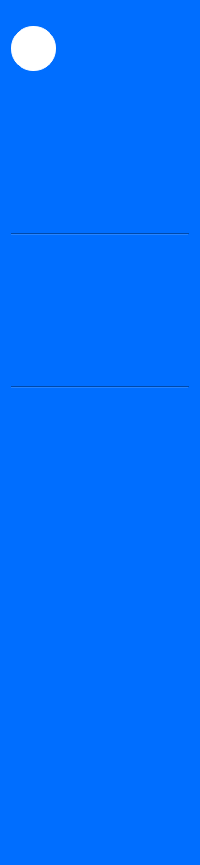
     <widget class="QWidget" name="icon_only_widget" native="true">
      <property name="font">
       <font>
        <family>Sans Serif</family>
       </font>
      </property>
      <property name="focusPolicy">
       <enum>Qt::NoFocus</enum>
      </property>
      <property name="styleSheet">
       <string notr="true">QWidget{
	background-color:#006EFF;
}

QPushButton{
	color:white;
	height:30px;
	border:none;
	border-radius:10px;
}
QPushButton:checked{
	background-color:#f5fafe;
	color:#006EFF;

}</string>
      </property>
      <layout class="QVBoxLayout" name="verticalLayout_3">
       <item>
        <spacer name="verticalSpacer_4">
         <property name="font">
          <font>
           <family>Sans Serif</family>
          </font>
         </property>
         <property name="focusPolicy">
          <enum>Qt::NoFocus</enum>
         </property>
         <property name="orientation">
          <enum>Qt::Vertical</enum>
         </property>
         <property name="sizeType">
          <enum>QSizePolicy::Fixed</enum>
         </property>
         <property name="sizeHint" stdset="0">
          <size>
           <width>20</width>
           <height>15</height>
          </size>
         </property>
        </spacer>
       </item>
       <item>
        <widget class="QLabel" name="label_menu_1">
         <property name="minimumSize">
          <size>
           <width>45</width>
           <height>45</height>
          </size>
         </property>
         <property name="maximumSize">
          <size>
           <width>45</width>
           <height>45</height>
          </size>
         </property>
         <property name="font">
          <font>
           <family>Sans Serif</family>
           <pointsize>14</pointsize>
           <weight>75</weight>
           <bold>true</bold>
          </font>
         </property>
         <property name="focusPolicy">
          <enum>Qt::NoFocus</enum>
         </property>
         <property name="styleSheet">
          <string notr="true">background-color:rgb(255, 255, 255);
border: 1px solid white;
border-radius:22px;
padding:5px;
padding-right:8px</string>
         </property>
         <property name="text">
          <string/>
         </property>
         <property name="pixmap">
          <pixmap resource="resources.qrc">:/icons/favicon.png</pixmap>
         </property>
         <property name="scaledContents">
          <bool>true</bool>
         </property>
         <property name="alignment">
          <set>Qt::AlignCenter</set>
         </property>
         <property name="openExternalLinks">
          <bool>false</bool>
         </property>
        </widget>
       </item>
       <item>
        <layout class="QVBoxLayout" name="verticalLayout">
         <property name="spacing">
          <number>15</number>
         </property>
         <property name="topMargin">
          <number>21</number>
         </property>
         <item>
          <widget class="QPushButton" name="button_sale_1">
           <property name="font">
            <font>
             <family>Sans Serif</family>
             <pointsize>10</pointsize>
            </font>
           </property>
           <property name="cursor">
            <cursorShape>PointingHandCursor</cursorShape>
           </property>
           <property name="focusPolicy">
            <enum>Qt::NoFocus</enum>
           </property>
           <property name="toolTip">
            <string>Alt+1</string>
           </property>
           <property name="text">
            <string/>
           </property>
           <property name="icon">
            <iconset resource="resources.qrc">
             <normaloff>:/icons/cassa.png</normaloff>
             <normalon>:/icons/cassa_blue.png</normalon>:/icons/cassa.png</iconset>
           </property>
           <property name="iconSize">
            <size>
             <width>20</width>
             <height>20</height>
            </size>
           </property>
           <property name="shortcut">
            <string>Alt+1</string>
           </property>
           <property name="checkable">
            <bool>true</bool>
           </property>
           <property name="autoExclusive">
            <bool>true</bool>
           </property>
          </widget>
         </item>
         <item>
          <widget class="QPushButton" name="button_product_1">
           <property name="font">
            <font>
             <family>Sans Serif</family>
             <pointsize>10</pointsize>
            </font>
           </property>
           <property name="cursor">
            <cursorShape>PointingHandCursor</cursorShape>
           </property>
           <property name="focusPolicy">
            <enum>Qt::NoFocus</enum>
           </property>
           <property name="toolTip">
            <string>Alt+2</string>
           </property>
           <property name="text">
            <string/>
           </property>
           <property name="icon">
            <iconset resource="resources.qrc">
             <normaloff>:/icons/products.png</normaloff>
             <normalon>:/icons/products_blue.png</normalon>:/icons/products.png</iconset>
           </property>
           <property name="iconSize">
            <size>
             <width>20</width>
             <height>20</height>
            </size>
           </property>
           <property name="shortcut">
            <string>Alt+2</string>
           </property>
           <property name="checkable">
            <bool>true</bool>
           </property>
           <property name="autoExclusive">
            <bool>true</bool>
           </property>
          </widget>
         </item>
         <item>
          <widget class="QPushButton" name="button_stakeholder_1">
           <property name="font">
            <font>
             <family>Sans Serif</family>
             <pointsize>10</pointsize>
            </font>
           </property>
           <property name="cursor">
            <cursorShape>PointingHandCursor</cursorShape>
           </property>
           <property name="focusPolicy">
            <enum>Qt::NoFocus</enum>
           </property>
           <property name="toolTip">
            <string>Alt+3</string>
           </property>
           <property name="text">
            <string/>
           </property>
           <property name="icon">
            <iconset resource="resources.qrc">
             <normaloff>:/icons/customer.png</normaloff>
             <normalon>:/icons/customer_blue.png</normalon>:/icons/customer.png</iconset>
           </property>
           <property name="iconSize">
            <size>
             <width>20</width>
             <height>20</height>
            </size>
           </property>
           <property name="shortcut">
            <string>Alt+3</string>
           </property>
           <property name="checkable">
            <bool>true</bool>
           </property>
           <property name="autoExclusive">
            <bool>true</bool>
           </property>
          </widget>
         </item>
         <item>
          <widget class="Line" name="line_12">
           <property name="focusPolicy">
            <enum>Qt::NoFocus</enum>
           </property>
           <property name="orientation">
            <enum>Qt::Horizontal</enum>
           </property>
          </widget>
         </item>
         <item>
          <widget class="QPushButton" name="button_document_1">
           <property name="font">
            <font>
             <family>Sans Serif</family>
             <pointsize>10</pointsize>
            </font>
           </property>
           <property name="cursor">
            <cursorShape>PointingHandCursor</cursorShape>
           </property>
           <property name="focusPolicy">
            <enum>Qt::NoFocus</enum>
           </property>
           <property name="toolTip">
            <string>Alt+4</string>
           </property>
           <property name="text">
            <string/>
           </property>
           <property name="icon">
            <iconset resource="resources.qrc">
             <normaloff>:/icons/document.png</normaloff>
             <normalon>:/icons/document_blue.png</normalon>:/icons/document.png</iconset>
           </property>
           <property name="iconSize">
            <size>
             <width>20</width>
             <height>20</height>
            </size>
           </property>
           <property name="shortcut">
            <string>Alt+4</string>
           </property>
           <property name="checkable">
            <bool>true</bool>
           </property>
           <property name="autoExclusive">
            <bool>true</bool>
           </property>
          </widget>
         </item>
         <item>
          <widget class="QPushButton" name="button_movement_1">
           <property name="font">
            <font>
             <family>Sans Serif</family>
             <pointsize>10</pointsize>
            </font>
           </property>
           <property name="cursor">
            <cursorShape>PointingHandCursor</cursorShape>
           </property>
           <property name="focusPolicy">
            <enum>Qt::NoFocus</enum>
           </property>
           <property name="toolTip">
            <string>Alt+5</string>
           </property>
           <property name="text">
            <string/>
           </property>
           <property name="icon">
            <iconset resource="resources.qrc">
             <normaloff>:/icons/credit-card_white.png</normaloff>
             <normalon>:/icons/credit-card.png</normalon>:/icons/credit-card_white.png</iconset>
           </property>
           <property name="iconSize">
            <size>
             <width>20</width>
             <height>20</height>
            </size>
           </property>
           <property name="shortcut">
            <string>Alt+5</string>
           </property>
           <property name="checkable">
            <bool>true</bool>
           </property>
           <property name="autoExclusive">
            <bool>true</bool>
           </property>
          </widget>
         </item>
         <item>
          <widget class="QPushButton" name="button_cash_register_1">
           <property name="font">
            <font>
             <family>Sans Serif</family>
             <pointsize>10</pointsize>
            </font>
           </property>
           <property name="cursor">
            <cursorShape>PointingHandCursor</cursorShape>
           </property>
           <property name="focusPolicy">
            <enum>Qt::NoFocus</enum>
           </property>
           <property name="toolTip">
            <string>Alt+6</string>
           </property>
           <property name="text">
            <string/>
           </property>
           <property name="icon">
            <iconset resource="resources.qrc">
             <normaloff>:/icons/cash-machine.png</normaloff>
             <normalon>:/icons/cash-machine_blue.png</normalon>:/icons/cash-machine.png</iconset>
           </property>
           <property name="iconSize">
            <size>
             <width>20</width>
             <height>20</height>
            </size>
           </property>
           <property name="shortcut">
            <string>Alt+6</string>
           </property>
           <property name="checkable">
            <bool>true</bool>
           </property>
           <property name="autoExclusive">
            <bool>true</bool>
           </property>
          </widget>
         </item>
         <item>
          <widget class="Line" name="line_10">
           <property name="focusPolicy">
            <enum>Qt::NoFocus</enum>
           </property>
           <property name="orientation">
            <enum>Qt::Horizontal</enum>
           </property>
          </widget>
         </item>
         <item>
          <widget class="QPushButton" name="button_settings_1">
           <property name="font">
            <font>
             <family>Sans Serif</family>
             <pointsize>10</pointsize>
            </font>
           </property>
           <property name="cursor">
            <cursorShape>PointingHandCursor</cursorShape>
           </property>
           <property name="focusPolicy">
            <enum>Qt::NoFocus</enum>
           </property>
           <property name="toolTip">
            <string>Alt+7</string>
           </property>
           <property name="text">
            <string/>
           </property>
           <property name="icon">
            <iconset resource="resources.qrc">
             <normaloff>:/icons/settings.png</normaloff>
             <normalon>:/icons/settings_blue.png</normalon>:/icons/settings.png</iconset>
           </property>
           <property name="iconSize">
            <size>
             <width>20</width>
             <height>20</height>
            </size>
           </property>
           <property name="shortcut">
            <string>Alt+7</string>
           </property>
           <property name="checkable">
            <bool>true</bool>
           </property>
           <property name="autoExclusive">
            <bool>true</bool>
           </property>
          </widget>
         </item>
         <item>
          <widget class="QPushButton" name="button_users_1">
           <property name="font">
            <font>
             <family>Sans Serif</family>
             <pointsize>10</pointsize>
            </font>
           </property>
           <property name="cursor">
            <cursorShape>PointingHandCursor</cursorShape>
           </property>
           <property name="focusPolicy">
            <enum>Qt::NoFocus</enum>
           </property>
           <property name="toolTip">
            <string>Alt+8</string>
           </property>
           <property name="text">
            <string/>
           </property>
           <property name="icon">
            <iconset resource="resources.qrc">
             <normaloff>:/icons/user.png</normaloff>
             <normalon>:/icons/user_blue.png</normalon>:/icons/user.png</iconset>
           </property>
           <property name="iconSize">
            <size>
             <width>20</width>
             <height>20</height>
            </size>
           </property>
           <property name="shortcut">
            <string>Alt+8</string>
           </property>
           <property name="checkable">
            <bool>true</bool>
           </property>
           <property name="autoExclusive">
            <bool>true</bool>
           </property>
          </widget>
         </item>
         <item>
          <widget class="QPushButton" name="button_info_1">
           <property name="font">
            <font>
             <family>Sans Serif</family>
             <pointsize>10</pointsize>
            </font>
           </property>
           <property name="cursor">
            <cursorShape>PointingHandCursor</cursorShape>
           </property>
           <property name="focusPolicy">
            <enum>Qt::NoFocus</enum>
           </property>
           <property name="acceptDrops">
            <bool>false</bool>
           </property>
           <property name="toolTip">
            <string>Alt+I</string>
           </property>
           <property name="text">
            <string/>
           </property>
           <property name="icon">
            <iconset resource="resources.qrc">
             <normaloff>:/icons/info.png</normaloff>
             <normalon>:/icons/info-blue.png</normalon>:/icons/info.png</iconset>
           </property>
           <property name="iconSize">
            <size>
             <width>20</width>
             <height>20</height>
            </size>
           </property>
           <property name="shortcut">
            <string>Alt+I</string>
           </property>
           <property name="checkable">
            <bool>true</bool>
           </property>
           <property name="autoExclusive">
            <bool>true</bool>
           </property>
          </widget>
         </item>
        </layout>
       </item>
       <item>
        <spacer name="verticalSpacer">
         <property name="font">
          <font>
           <family>Sans Serif</family>
          </font>
         </property>
         <property name="focusPolicy">
          <enum>Qt::NoFocus</enum>
         </property>
         <property name="orientation">
          <enum>Qt::Vertical</enum>
         </property>
         <property name="sizeHint" stdset="0">
          <size>
           <width>20</width>
           <height>294</height>
          </size>
         </property>
        </spacer>
       </item>
       <item>
        <widget class="QPushButton" name="button_exit_1">
         <property name="font">
          <font>
           <family>Sans Serif</family>
          </font>
         </property>
         <property name="cursor">
          <cursorShape>PointingHandCursor</cursorShape>
         </property>
         <property name="focusPolicy">
          <enum>Qt::NoFocus</enum>
         </property>
         <property name="toolTip">
          <string>Esc</string>
         </property>
         <property name="styleSheet">
          <string notr="true">QPushButton:checked{
	background-color:transparent;
	color:white;
	font-weight:normal;

}</string>
         </property>
         <property name="text">
          <string/>
         </property>
         <property name="icon">
          <iconset resource="resources.qrc">
           <normaloff>:/icons/log_out.png</normaloff>:/icons/log_out.png</iconset>
         </property>
         <property name="iconSize">
          <size>
           <width>18</width>
           <height>18</height>
          </size>
         </property>
         <property name="shortcut">
          <string>Esc</string>
         </property>
         <property name="checkable">
          <bool>true</bool>
         </property>
         <property name="autoExclusive">
          <bool>true</bool>
         </property>
        </widget>
       </item>
      </layout>
     </widget>
